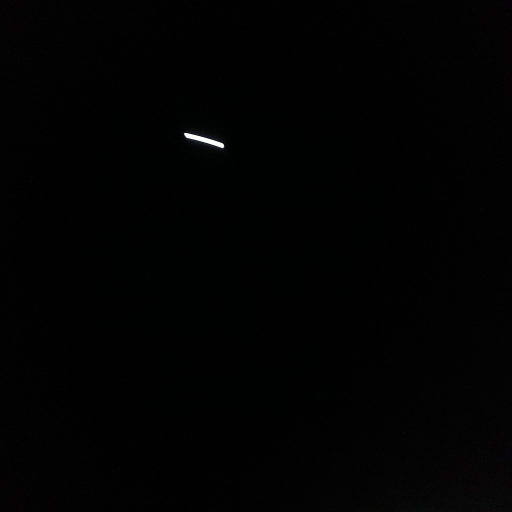
#> input picture data/moon/84.jpg, 1024 x 1024 px (shown at 1/2 size); its folder holds only this picture in this run
$ python view_moon.py
#> lines starting #> are read from the running program, lines starting #| are printed output that depends on the picture
"""
Created by Elias Obreque
Date: 03-06-2025
email: els.obrq@gmail.com
"""
import os
import cv2
from tools.conv_im_to_vec import get_file_info
import numpy as np
import matplotlib.pyplot as plt
import matplotlib as mpl

mpl.rcParams['font.size'] = 12


if __name__ == '__main__':
    folder = "results/"

    name_files = [elem for elem in os.listdir("./") if "jpg" in elem]

    tle_file = "../../data/sat000052191.txt"

    dataset = []
    for earth_image in name_files:
        # [7 lines of commented-out code are left out]

        img = cv2.imread(earth_image, cv2.IMREAD_GRAYSCALE)
#> img: shape (1024, 1024); min 0, max 255, mean 1.8
        img_gray = np.asarray(img).copy()
        img_gray[img_gray < 2] = 0
        #img_gray[img_gray > 10] = 255

        img_gray = np.array(((img_gray/ img_gray.max()) ** 0.4) * 255, dtype=np.uint8)
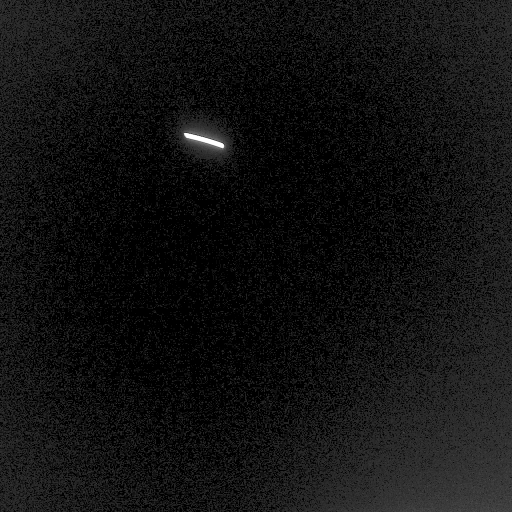
#> img_gray: shape (1024, 1024) (shown at 1/2 size); min 0, max 255, mean 17.7

        kernel = cv2.getStructuringElement(cv2.MORPH_ELLIPSE, (3, 3))
        # [6 lines of commented-out code are left out]
        fig, ax = plt.subplots(1, 2, figsize=(10, 5), sharex=True, sharey=True)
        ax[0].imshow(img, cmap='gray')#, vmin=0, vmax=255)
        ax[0].set_title("Original")
        ax[1].set_title("Filtered")
        ax[1].imshow(img_gray, cmap='Reds', vmin=0, vmax=255)
        plt.tight_layout()
        #fig.savefig(folder + "filtered_{}.png".format(earth_image.remove(".jpg")), dpi=500)
        plt.show()
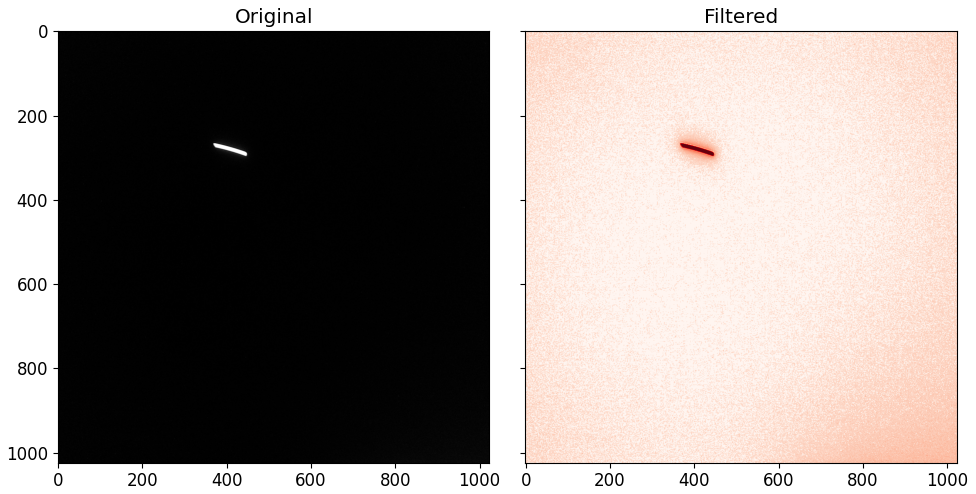
#> figure drawn by matplotlib, 2 panels
        plt.close()

$ run again, on data/moon/85.jpg
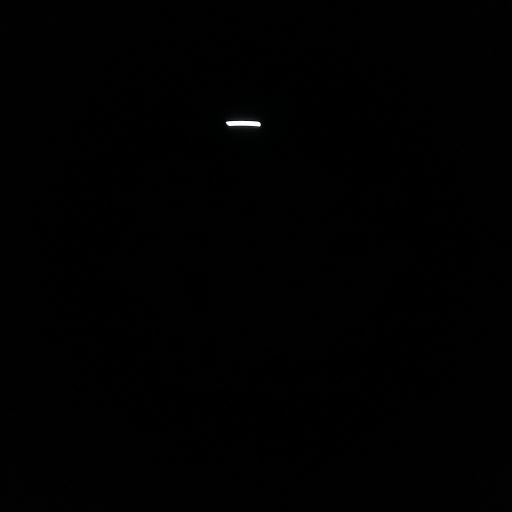
#> input picture data/moon/85.jpg, 1024 x 1024 px (shown at 1/2 size)
#> `plt.show()`:
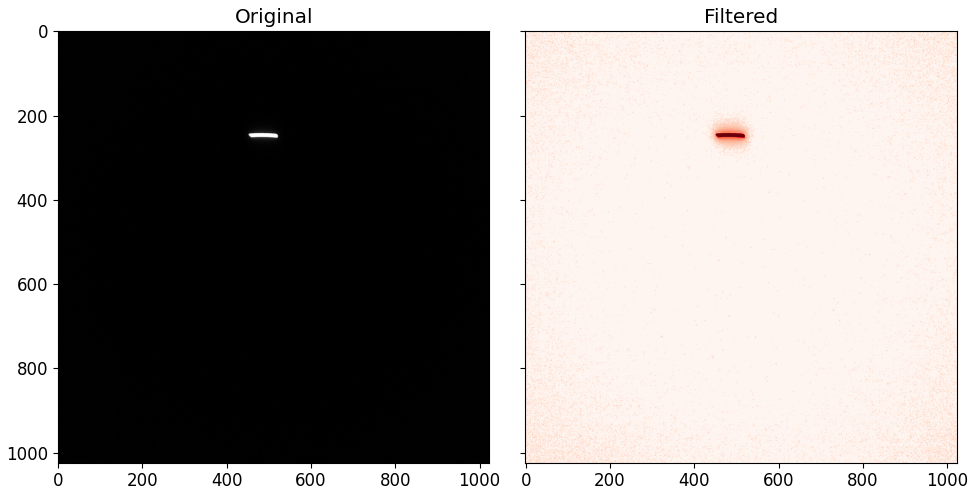
#> figure drawn by matplotlib, 2 panels
